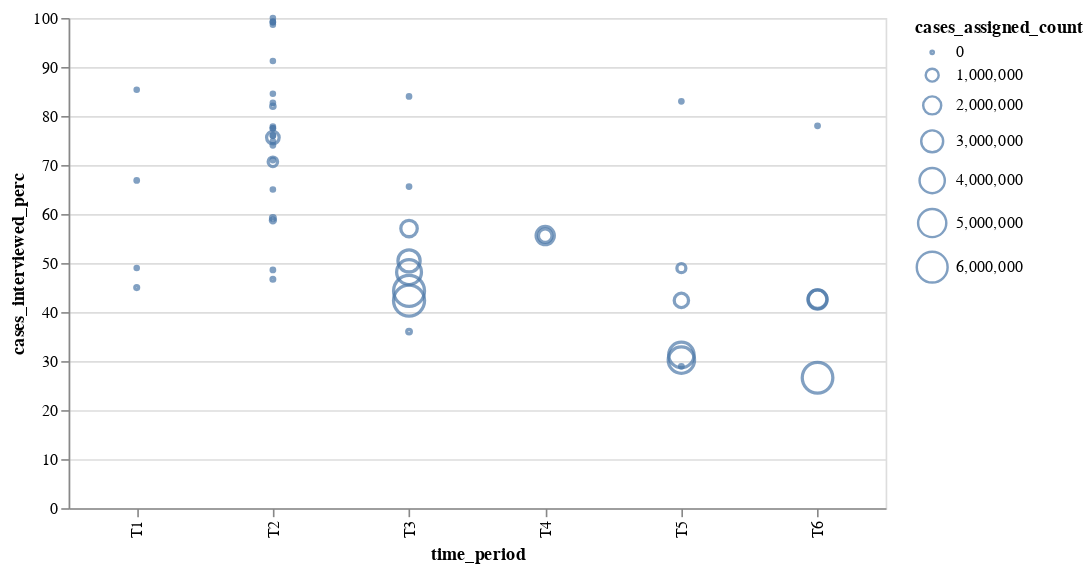

Notebook code cell kept with this figure:
### Code cell
alt.Chart(df).mark_point().encode(
    alt.X("time_period:O"),
    alt.Y("cases_interviewed_perc:Q"),
    alt.Size("cases_assigned_count:Q"),
    #alt.Color("region:N"),
    tooltip = [
        alt.Tooltip("source:N"),
        alt.Tooltip("pm_start_date:T"),
        alt.Tooltip("pm_end_date:T")
   ]
).properties(
    width=500
)
